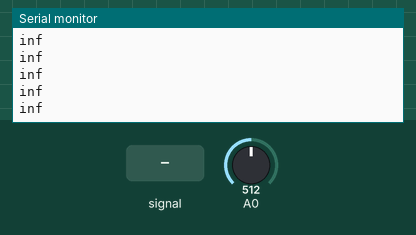
Recording of a sketch running on a simulated Arduino Uno, built with avr-gcc and run on an emulated ATmega328P. Shown: the last lines printed to the serial monitor. Inputs (shaded band) come from the test bench; at power-on: A0 = 512.

Above: at 1.2 s.
1.3 s: A0 fed a 200 Hz sine of ±81 counts around its level
At 2.1 s:
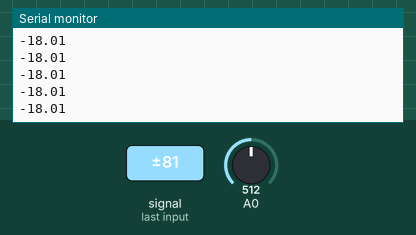
2.8 s: A0 set to 716
At 3.9 s:
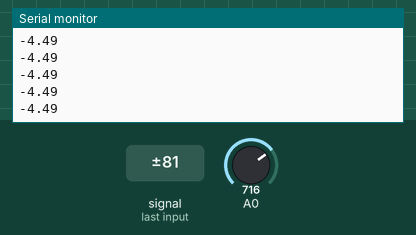
4.3 s: A0 fed a 1000 Hz sine of ±255 counts around its level
5.8 s: A0 set to 900
At 6.4 s:
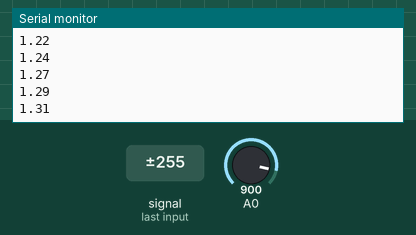
Timing chart, 0 to 8.3 s (numbered marks = the images above; inputs shaded):
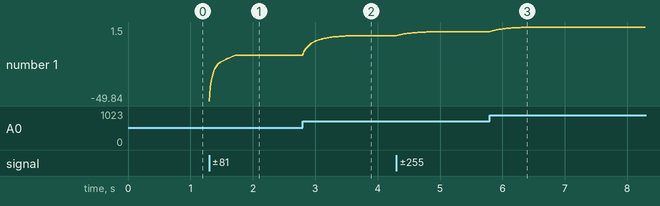

The sketch:

original_db.ino
```cpp
/*
  Arduino DB

  This sketch reads an analog input from a microphone and
  converts the signal into amplitude measured in decibels.

  created 20 Jan 2016

  By Nicholas Johnson

*/
const int dc_offset = 512;          // DC Offset to be removed from incoming signal
const int numberOfSamples = 128;    // Number of samples to read at a time
const float aref_voltage = 3.3;     // Reference voltage of the Arduino ADC
const float alpha = 0.95;           // smoothing value

int sample;           // individual reading
long signal;
long averageReading;
long RMS;             // root mean squared calculation

float db;
long smoothedValue = 0;

void setup() {
  Serial.begin(57600);
}

void loop() {
  long sumOfSquares = 0;

  for (int i=0; i<numberOfSamples; i++){
    sample = analogRead(0);         // take a sample
    signal = (sample - dc_offset);  // subtract the dc offset to center the signal at 0
    signal *= signal;               // square the value to remove negative values
    sumOfSquares += signal;         // sum the values
  }

  // divide the sum of the squares to get the mean
  // and then take the square root of the mean
  RMS = sqrt(sumOfSquares / numberOfSamples);

  // smoothing filter
  smoothedValue = (alpha * smoothedValue) + ((1-alpha) * RMS);

  // convert the RMS value back into a voltage and convert to db
  db = 20 * log10(smoothedValue * (aref_voltage / 1024.0));

  Serial.println(db);
}
```

Measured:
- after the input at 1.3 s, the serial monitor: prints a new line at once (image 1)
- after the input at 2.8 s, the serial monitor: prints a new line at once (image 2)
- plotted number 1: -18.01 → -4.49 after the input at 2.8 s
